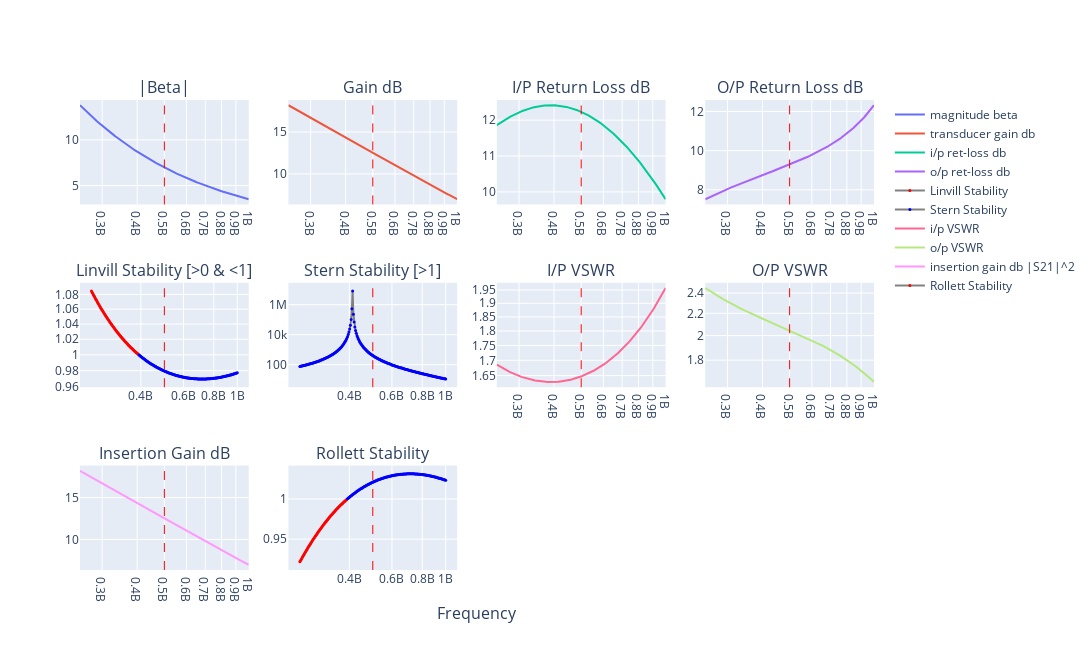

Source (notebook cell):
### Markdown cell above
# 2SC2498

### Code cell
import sys

sys.path.append("../../../lib")
from feedback import complex_fba

%matplotlib inline
%config InlineBackend.figure_format = 'svg'

# 2SC2498 - file:///home/bev/Documents/Radio/DataSheets/BJTs/2SC2498.pdf
eL = 2.75
n = complex_fba(
    F_mhz=500,  # 25,
    FT_mhz=3500,
    B0=80,
    Ie_mA=10,
    Rbp=1.0,
    Re=0,
    Le_nH=eL,
    extLin_nH=eL,
    extCin_pF=0.2,  # ???
    Ccb_pF=0.95,
    Cce_pF=0.2,
    Cf_pF=100000,
    Lf_nH=0,
    Rf=5100000,
    ZS_real=50,
    ZS_imag=0,
    ZL_real=50,
    ZL_imag=0,
    extLout_nH=eL,
    N=1,
    from_mhz=250,
    to_mhz=1000,
)
# print(n)
n.write_touchstone(
    "2SC2498_CE_Ie10mA_nbgen",
    dir="/home/bev/Documents/Radio/QUCS-S/Studies/0010_S_Touchtone_lib",
)

### Figure 1 — Plotly figure (JSON) as saved in the notebook; plotly's stock layout.template omitted (floating-point values rounded to 4 significant figures; data arrays with more than 128 entries replaced by an {"elided": "..."} marker saying what was removed)
{"data": [{"name": "magnitude beta", "type": "scatter", "x": {"elided": "200 float values"}, "xaxis": "x", "y": {"elided": "200 float values"}, "yaxis": "y"}, {"name": "transducer gain db", "type": "scatter", "x": {"elided": "200 float values"}, "xaxis": "x2", "y": {"elided": "200 float values"}, "yaxis": "y2"}, {"name": "i/p ret-loss db", "type": "scatter", "x": {"elided": "200 float values"}, "xaxis": "x3", "y": {"elided": "200 float values"}, "yaxis": "y3"}, {"name": "o/p ret-loss db", "type": "scatter", "x": {"elided": "200 float values"}, "xaxis": "x4", "y": {"elided": "200 float values"}, "yaxis": "y4"}, {"line": {"color": "grey"}, "marker": {"color": {"elided": "200 str values"}, "size": 3}, "mode": "markers+lines", "name": "Linvill Stability", "type": "scatter", "x": {"elided": "200 float values"}, "xaxis": "x5", "y": {"elided": "200 float values"}, "yaxis": "y5"}, {"line": {"color": "grey"}, "marker": {"color": {"elided": "200 str values"}, "size": 3}, "mode": "markers+lines", "name": "Stern Stability", "type": "scatter", "x": {"elided": "200 float values"}, "xaxis": "x6", "y": {"elided": "200 float values"}, "yaxis": "y6"}, {"name": "i/p VSWR", "type": "scatter", "x": {"elided": "200 float values"}, "xaxis": "x7", "y": {"elided": "200 float values"}, "yaxis": "y7"}, {"name": "o/p VSWR", "type": "scatter", "x": {"elided": "200 float values"}, "xaxis": "x8", "y": {"elided": "200 float values"}, "yaxis": "y8"}, {"name": "insertion gain db |S21|^2", "type": "scatter", "x": {"elided": "200 float values"}, "xaxis": "x9", "y": {"elided": "200 float values"}, "yaxis": "y9"}, {"line": {"color": "grey"}, "marker": {"color": {"elided": "200 str values"}, "size": 3}, "mode": "markers+lines", "name": "Rollett Stability", "type": "scatter", "x": {"elided": "200 float values"}, "xaxis": "x10", "y": {"elided": "200 float values"}, "yaxis": "y10"}], "layout": {"annotations": [{"font": {"size": 16}, "showarrow": false, "text": "|Beta|", "x": 0.1062, "xanchor": "center", "xref": "paper", "y": 1, "yanchor": "bottom", "yref": "paper"}, {"font": {"size": 16}, "showarrow": false, "text": "Gain dB", "x": 0.3688, "xanchor": "center", "xref": "paper", "y": 1, "yanchor": "bottom", "yref": "paper"}, {"font": {"size": 16}, "showarrow": false, "text": "I/P Return Loss dB", "x": 0.6313, "xanchor": "center", "xref": "paper", "y": 1, "yanchor": "bottom", "yref": "paper"}, {"font": {"size": 16}, "showarrow": false, "text": "O/P Return Loss dB", "x": 0.8938, "xanchor": "center", "xref": "paper", "y": 1, "yanchor": "bottom", "yref": "paper"}, {"font": {"size": 16}, "showarrow": false, "text": "Linvill Stability [>0 & <1]", "x": 0.1062, "xanchor": "center", "xref": "paper", "y": 0.6111, "yanchor": "bottom", "yref": "paper"}, {"font": {"size": 16}, "showarrow": false, "text": "Stern Stability [>1]", "x": 0.3688, "xanchor": "center", "xref": "paper", "y": 0.6111, "yanchor": "bottom", "yref": "paper"}, {"font": {"size": 16}, "showarrow": false, "text": "I/P VSWR", "x": 0.6313, "xanchor": "center", "xref": "paper", "y": 0.6111, "yanchor": "bottom", "yref": "paper"}, {"font": {"size": 16}, "showarrow": false, "text": "O/P VSWR", "x": 0.8938, "xanchor": "center", "xref": "paper", "y": 0.6111, "yanchor": "bottom", "yref": "paper"}, {"font": {"size": 16}, "showarrow": false, "text": "Insertion Gain dB", "x": 0.1062, "xanchor": "center", "xref": "paper", "y": 0.2222, "yanchor": "bottom", "yref": "paper"}, {"font": {"size": 16}, "showarrow": false, "text": "Rollett Stability", "x": 0.3688, "xanchor": "center", "xref": "paper", "y": 0.2222, "yanchor": "bottom", "yref": "paper"}, {"font": {"size": 16}, "showarrow": false, "text": "Frequency", "x": 0.5, "xanchor": "center", "xref": "paper", "y": 0, "yanchor": "top", "yref": "paper", "yshift": -30}], "height": 650, "shapes": [{"line": {"color": "red", "dash": "dash", "width": 1}, "type": "line", "x0": 500000000, "x1": 500000000, "xref": "x", "y0": 0, "y1": 1, "yref": "y domain"}, {"line": {"color": "red", "dash": "dash", "width": 1}, "type": "line", "x0": 500000000, "x1": 500000000, "xref": "x2", "y0": 0, "y1": 1, "yref": "y2 domain"}, {"line": {"color": "red", "dash": "dash", "width": 1}, "type": "line", "x0": 500000000, "x1": 500000000, "xref": "x3", "y0": 0, "y1": 1, "yref": "y3 domain"}, {"line": {"color": "red", "dash": "dash", "width": 1}, "type": "line", "x0": 500000000, "x1": 500000000, "xref": "x4", "y0": 0, "y1": 1, "yref": "y4 domain"}, {"line": {"color": "red", "dash": "dash", "width": 1}, "type": "line", "x0": 500000000, "x1": 500000000, "xref": "x5", "y0": 0, "y1": 1, "yref": "y5 domain"}, {"line": {"color": "red", "dash": "dash", "width": 1}, "type": "line", "x0": 500000000, "x1": 500000000, "xref": "x6", "y0": 0, "y1": 1, "yref": "y6 domain"}, {"line": {"color": "red", "dash": "dash", "width": 1}, "type": "line", "x0": 500000000, "x1": 500000000, "xref": "x7", "y0": 0, "y1": 1, "yref": "y7 domain"}, {"line": {"color": "red", "dash": "dash", "width": 1}, "type": "line", "x0": 500000000, "x1": 500000000, "xref": "x8", "y0": 0, "y1": 1, "yref": "y8 domain"}, {"line": {"color": "red", "dash": "dash", "width": 1}, "type": "line", "x0": 500000000, "x1": 500000000, "xref": "x9", "y0": 0, "y1": 1, "yref": "y9 domain"}, {"line": {"color": "red", "dash": "dash", "width": 1}, "type": "line", "x0": 500000000, "x1": 500000000, "xref": "x10", "y0": 0, "y1": 1, "yref": "y10 domain"}], "width": 1400, "xaxis": {"anchor": "y", "autorange": true, "domain": [0, 0.2125], "range": [8.398, 9.0], "type": "log"}, "xaxis10": {"anchor": "y10", "autorange": true, "domain": [0.2625, 0.475], "range": [8.355, 9.043], "type": "log"}, "xaxis11": {"anchor": "y11", "domain": [0.525, 0.7375], "type": "log"}, "xaxis12": {"anchor": "y12", "domain": [0.7875, 1], "type": "log"}, "xaxis2": {"anchor": "y2", "autorange": true, "domain": [0.2625, 0.475], "range": [8.398, 9.0], "type": "log"}, "xaxis3": {"anchor": "y3", "autorange": true, "domain": [0.525, 0.7375], "range": [8.398, 9.0], "type": "log"}, "xaxis4": {"anchor": "y4", "autorange": true, "domain": [0.7875, 1], "range": [8.398, 9.0], "type": "log"}, "xaxis5": {"anchor": "y5", "autorange": true, "domain": [0, 0.2125], "range": [8.355, 9.043], "type": "log"}, "xaxis6": {"anchor": "y6", "autorange": true, "domain": [0.2625, 0.475], "range": [8.355, 9.043], "type": "log"}, "xaxis7": {"anchor": "y7", "autorange": true, "domain": [0.525, 0.7375], "range": [8.398, 9.0], "type": "log"}, "xaxis8": {"anchor": "y8", "autorange": true, "domain": [0.7875, 1], "range": [8.398, 9.0], "type": "log"}, "xaxis9": {"anchor": "y9", "autorange": true, "domain": [0, 0.2125], "range": [8.398, 9.0], "type": "log"}, "yaxis": {"anchor": "x", "autorange": true, "domain": [0.7778, 1], "range": [2.925, 14.36], "type": "linear"}, "yaxis10": {"anchor": "x10", "autorange": true, "domain": [0, 0.2222], "range": [0.9116, 1.042], "type": "linear"}, "yaxis11": {"anchor": "x11", "domain": [0, 0.2222]}, "yaxis12": {"anchor": "x12", "domain": [0, 0.2222]}, "yaxis2": {"anchor": "x2", "autorange": true, "domain": [0.7778, 1], "range": [6.361, 18.81], "type": "linear"}, "yaxis3": {"anchor": "x3", "autorange": true, "domain": [0.7778, 1], "range": [9.65, 12.56], "type": "linear"}, "yaxis4": {"anchor": "x4", "autorange": true, "domain": [0.7778, 1], "range": [7.253, 12.58], "type": "linear"}, "yaxis5": {"anchor": "x5", "autorange": true, "domain": [0.3889, 0.6111], "range": [-0.01797, 0.0399], "type": "log"}, "yaxis6": {"anchor": "x6", "autorange": true, "domain": [0.3889, 0.6111], "range": [0.4913, 7.461], "type": "log"}, "yaxis7": {"anchor": "x7", "autorange": true, "domain": [0.3889, 0.6111], "range": [0.2076, 0.2961], "type": "log"}, "yaxis8": {"anchor": "x8", "autorange": true, "domain": [0.3889, 0.6111], "range": [0.2049, 0.3994], "type": "log"}, "yaxis9": {"anchor": "x9", "autorange": true, "domain": [0, 0.2222], "range": [6.361, 18.81], "type": "linear"}}}
